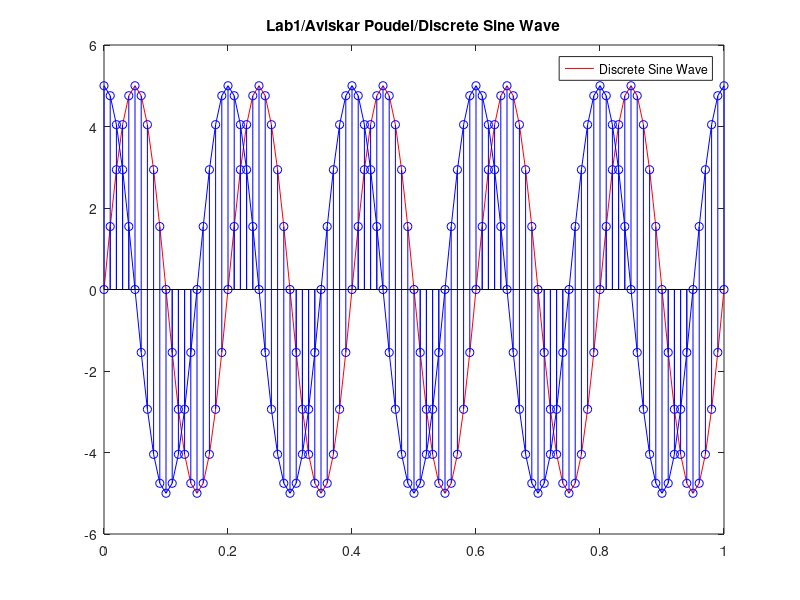

This chart was generated by the following MATLAB code:
%plot all 1 to 5 qn in same graph
a = 5;
f = 5;
t= 0:0.01:1;
y = a*sin(2*pi*f*t);
yy = a*cos(2*pi*f*t);


plot(t,y,'-red')
hold on
plot(t,zeros(size(t)),'-black') % this is to make an x asix line in graph
hold on
plot(t,yy,'-blue')
hold on
stem(t,y,'-blue')
hold on
stem(t,yy,'-blue')
hold on

title('Lab1/Aviskar Poudel/Discrete Sine Wave')
legend('Discrete Sine Wave')